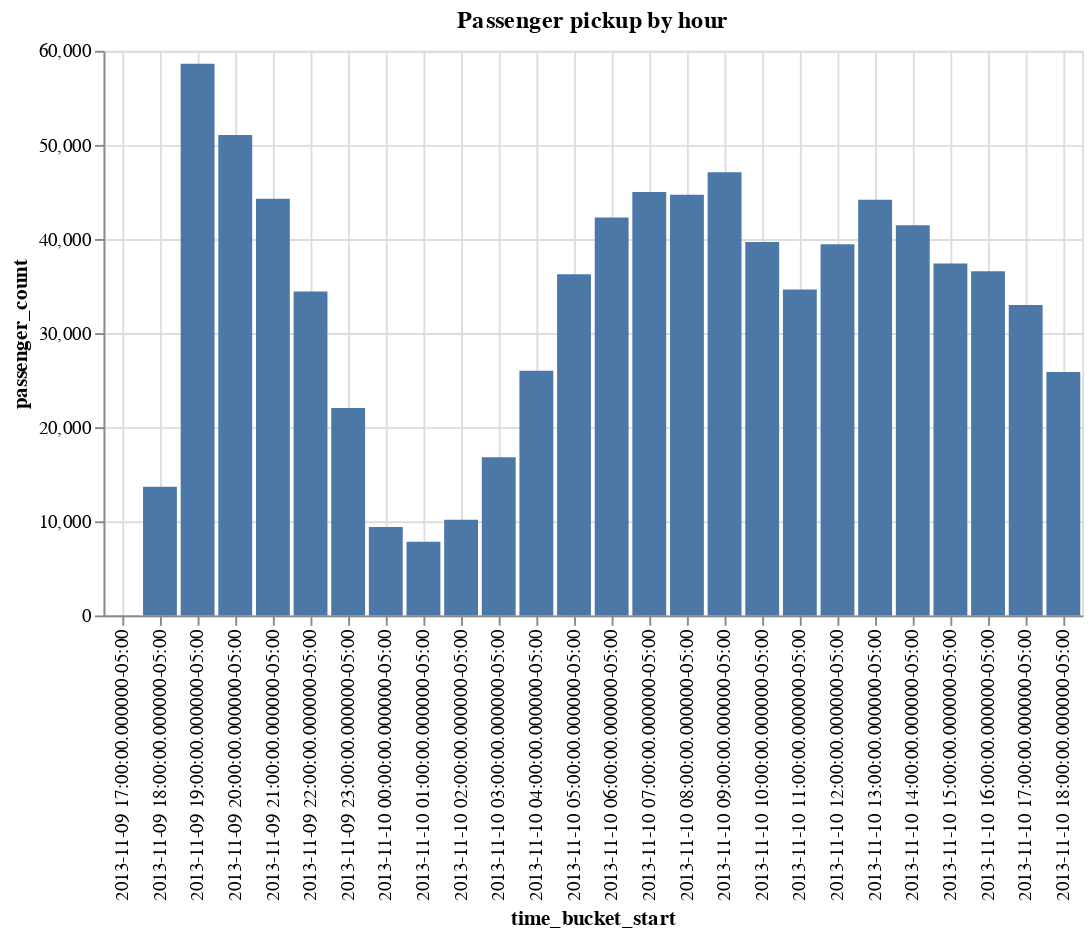

Source (notebook cell):
### Markdown cell above
<p style = 'font-size:16px;font-family:Arial;color:#00233C'>It's about time to add some visual element...

### Code cell
%chart x = time_bucket_start, y = passenger_count, title = "Passenger pickup by hour"
